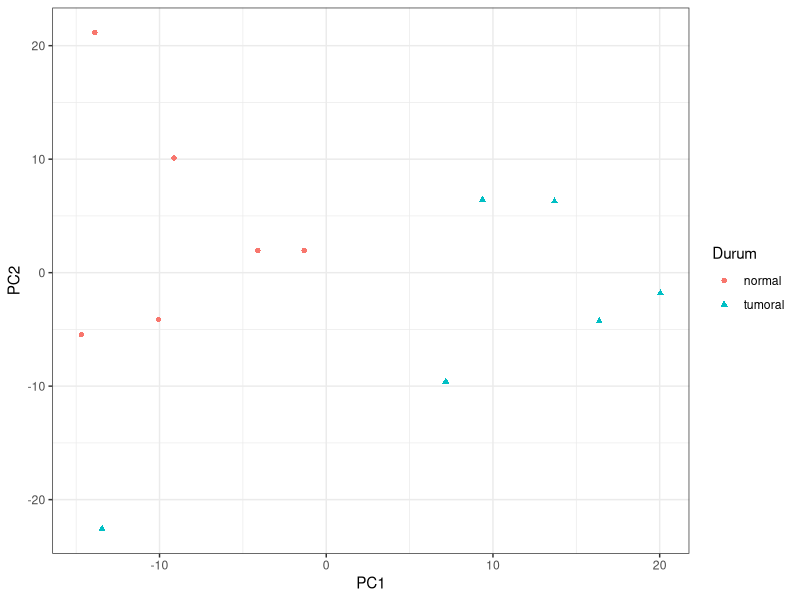
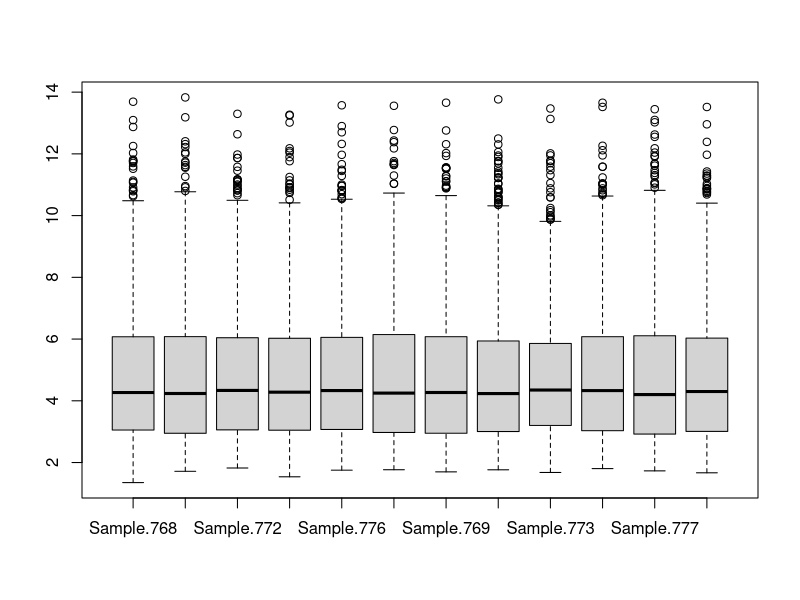
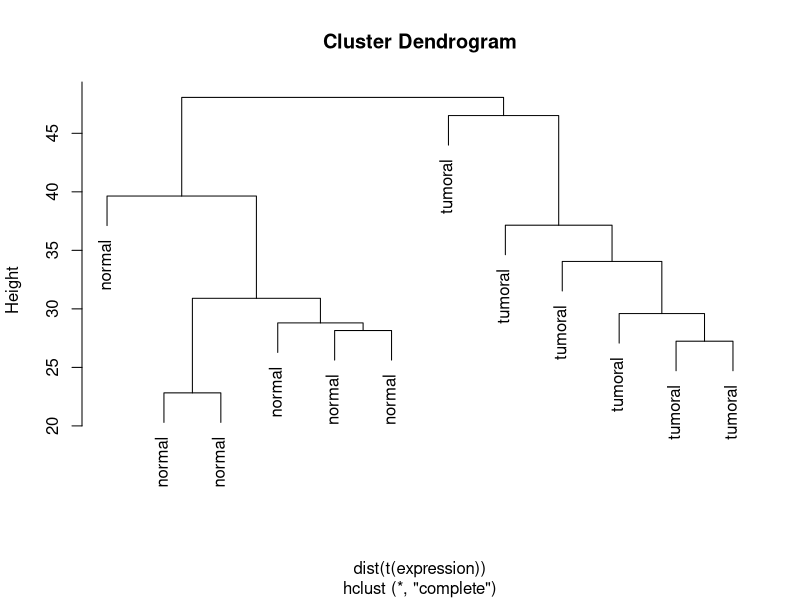
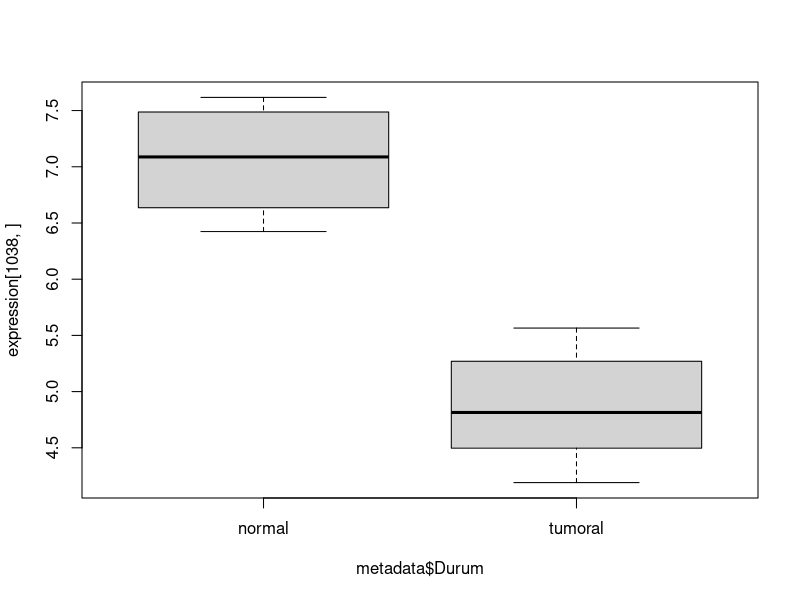
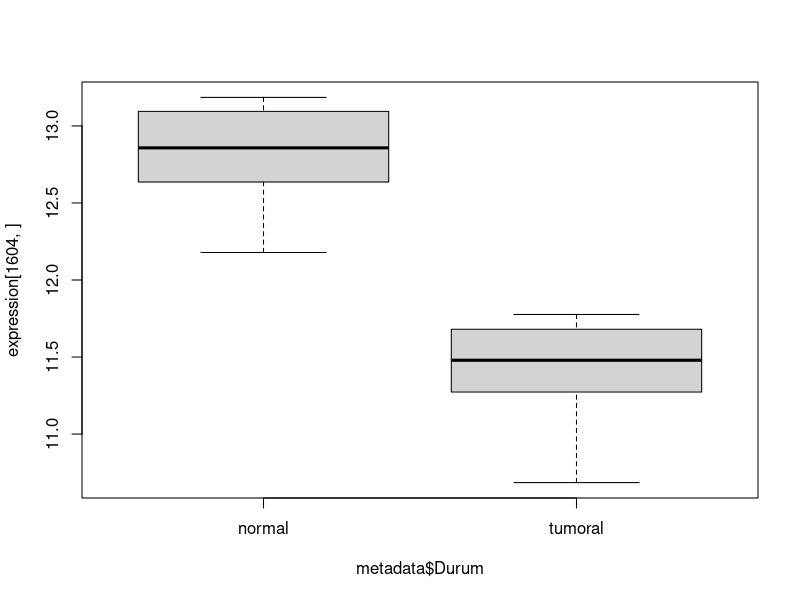
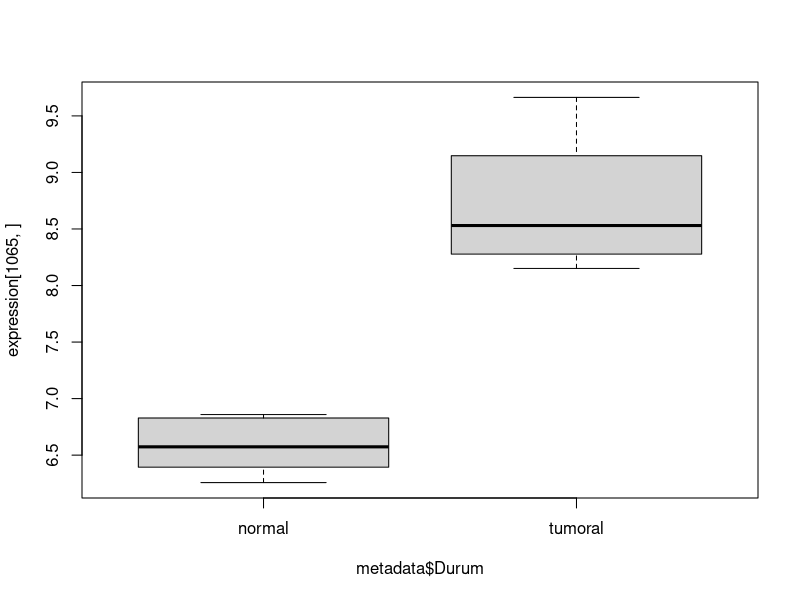

These figures' R source, in order:
## ---- chunk 1
knitr::opts_chunk$set(echo = TRUE)
## ---- chunk 2
expression <- read.table(file = "data/final-gene-expression.txt", header = T)
metadata <- read.table(file = "data/final-metadata.txt", header = T)

pca <- prcomp(x = t(expression))
df <- data.frame(pca$x)
df$Durum <- metadata$Durum
library(ggplot2)

ggplot(data = df, aes(x = PC1, y = PC2)) + geom_point(aes(shape = Durum, color = Durum)) + theme_bw()
## ---- chunk 3
expression <- read.table(file = "data/final-gene-expression.txt", header = T)
metadata <- read.table(file = "data/final-metadata.txt", header = T)

## ---- chunk 4
expression <- as.matrix(expression)
## ---- chunk 5
dim(expression)
## ---- chunk 6
table(metadata$Durum)
## ---- chunk 7
boxplot(expression)
## ---- chunk 8
plot(hclust(dist(t(expression))), labels = metadata$Durum)
## ---- chunk 9
p.value <- rep(0, nrow(expression))

for (i in 1:nrow(expression)){
  kontrol <- expression[i, metadata$Durum=="normal"]
  uygulama <- expression[i, metadata$Durum=="tumoral"]

  test <- t.test(x = kontrol, y = uygulama)
  p.value[i] <- test$p.value
}
## ---- chunk 10
# Kodunuzu asagiya yaziniz
sum(p.value < 0.001)
## ---- chunk 11
rows <- head(order(p.value), n = 3)
rows

rownames(expression)[rows]
## ---- chunk 12
boxplot(expression[1038,]~metadata$Durum)

boxplot(expression[1604,]~metadata$Durum)

boxplot(expression[1065,]~metadata$Durum)
